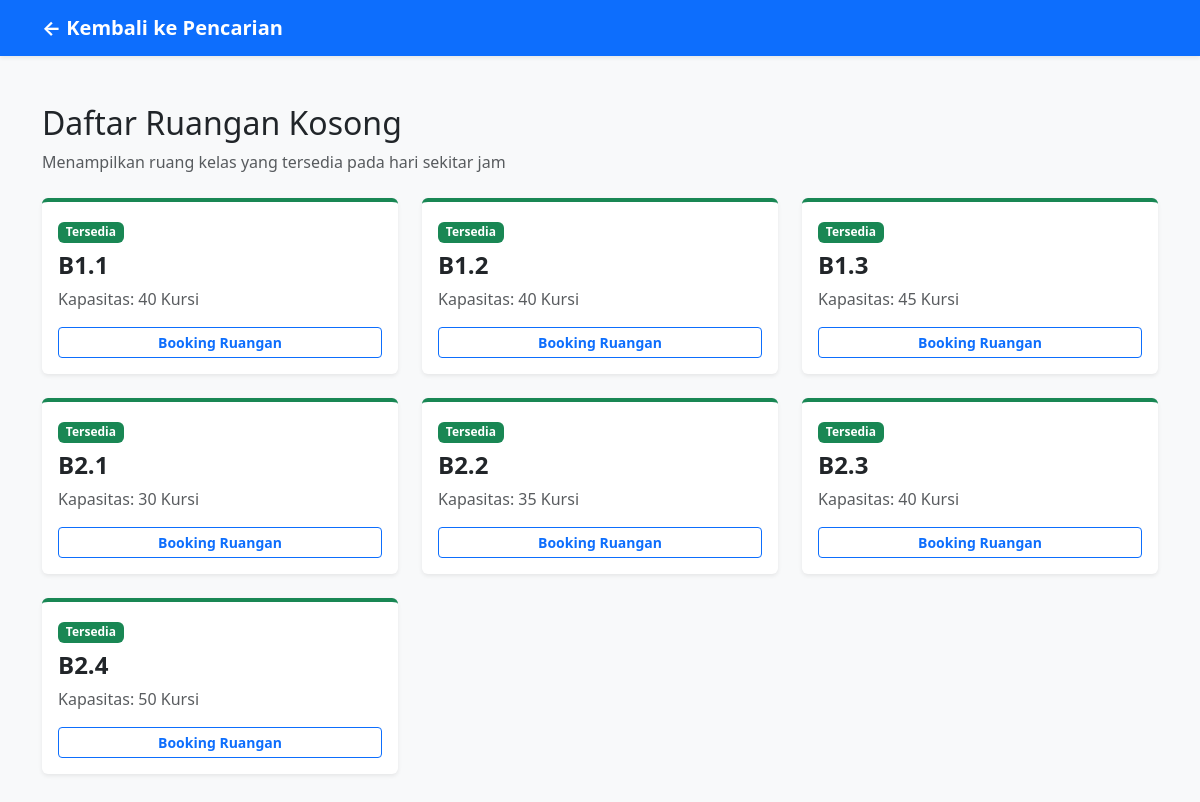
The page /cari.php on the database its author committed.
### tables this page shows
CREATE TABLE `ruangan` (
  `id_ruangan` int NOT NULL,
  `nama_ruang` varchar(10) NOT NULL,
  `kapasitas` int NOT NULL
);

### cari.php (the view, shortened to what this page needs)
<?php
include 'koneksi.php';
$hari_dicari = $_GET['hari'];
$jam_dicari  = $_GET['jam'];
?>
<!DOCTYPE html>
<html lang="id">
<head>
  <link href="https://cdn.jsdelivr.net/npm/bootstrap@5.3.0/dist/css/bootstrap.min.css" rel="stylesheet">
</head>
<body class="bg-light">
  <nav class="navbar navbar-expand-lg navbar-dark bg-primary shadow-sm">
    <div class="container">
      <a class="navbar-brand fw-bold" href="index.php">← Kembali ke Pencarian</a>
    </div>
  </nav>
  <div class="container my-5">
    <div class="mb-4">
      <h2>Daftar Ruangan Kosong</h2>
      <p class="text-muted">Menampilkan ruang kelas yang tersedia pada hari <strong><?php echo $hari_dicari; ?></strong> sekitar jam <strong><?php echo $jam_dicari; ?></strong></p>
    </div>
    <div class="row g-4">
      <?php
      $query = "SELECT * FROM ruangan WHERE id_ruangan NOT IN (
                        SELECT id_ruangan FROM jadwal_reguler
                        WHERE hari = '$hari_dicari'
                        AND '$jam_dicari' BETWEEN jam_mulai AND jam_selesai
                      ) AND id_ruangan NOT IN (
                        SELECT id_ruangan FROM jadwal_pengganti
                        WHERE tanggal = CURDATE() -- mengecek booking di tanggal hari ini
                        AND '$jam_dicari' BETWEEN jam_mulai AND jam_selesai
                      )";
      $result = mysqli_query($koneksi, $query);
      if (mysqli_num_rows($result) > 0) {
        while ($row = mysqli_fetch_assoc($result)) {
      ?>
          <div class="col-md-4">
            <div class="card shadow-sm border-0 border-top border-success border-4 h-100">
              <div class="card-body">
                <span class="badge bg-success mb-2">Tersedia</span>
                <h4 class="fw-bold text-dark mb-2"><?php echo $row['nama_ruang']; ?></h4>
                <p class="text-muted mb-3">Kapasitas: <?php echo $row['kapasitas']; ?> Kursi</p>
                <a href="booking.php?id_ruangan=<?php echo $row['id_ruangan']; ?>" class="btn btn-outline-primary btn-sm w-100 fw-bold">Booking Ruangan</a>
              </div>
            </div>
          </div>
      <?php
        }
      }
      ?>
    </div>
  </div>
</body>
</html>

### rows shown on the page
ruangan: nama_ruang "B1.1", kapasitas "40"
ruangan: nama_ruang "B1.2", kapasitas "40"
ruangan: nama_ruang "B1.3", kapasitas "45"
ruangan: nama_ruang "B2.1", kapasitas "30"
ruangan: nama_ruang "B2.2", kapasitas "35"
ruangan: nama_ruang "B2.3", kapasitas "40"
ruangan: nama_ruang "B2.4", kapasitas "50"
